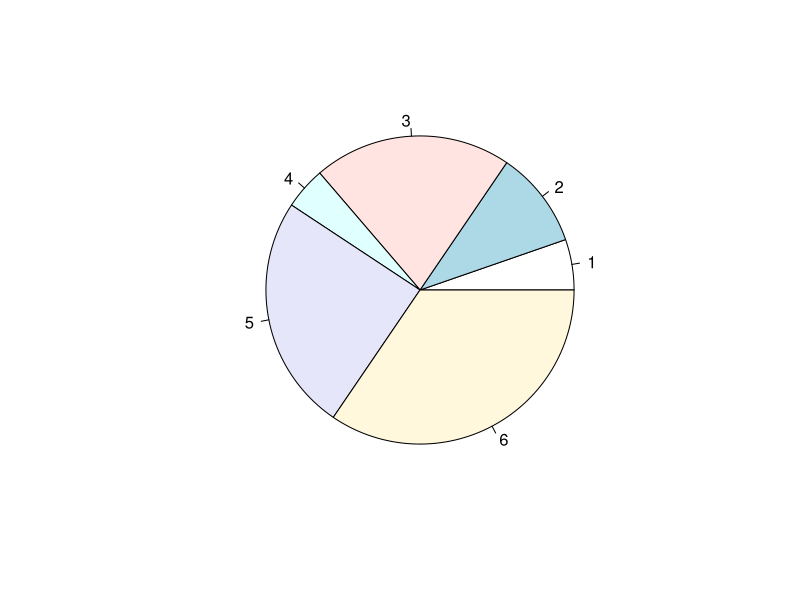
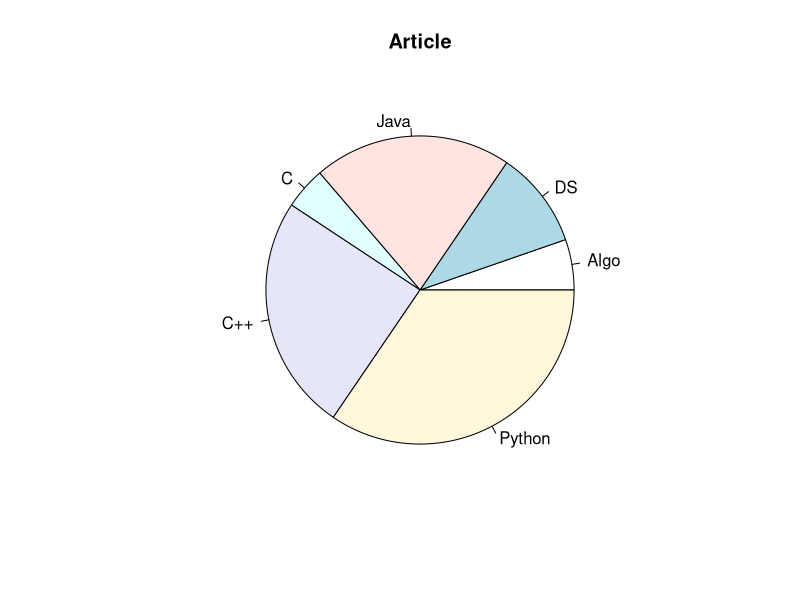
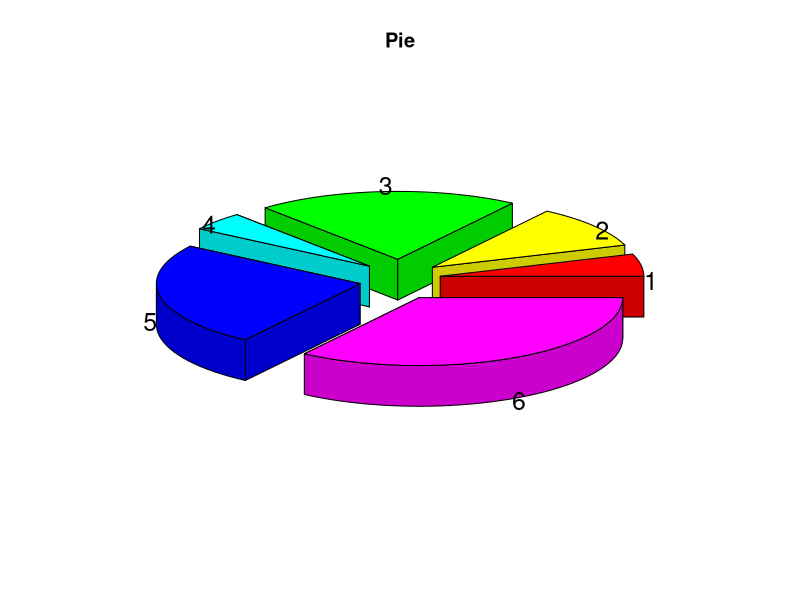

Reproduce these figures in R, in order.

library(plotrix) #for 3d pie plot
x<-c(12,23,47,10,56,78)
pie(x)
names(x) <- c("Algo","DS","Java","C","C++","Python")
pie(x,main="Article")
pie3D(x,explode=0.2,main="Pie",labels=c(1,2,3,4,5,6))
